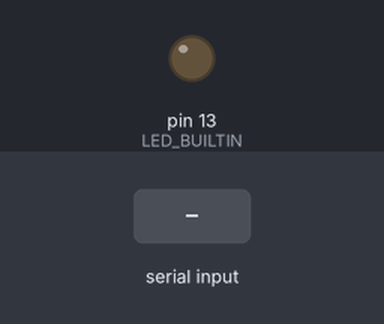
A sketch run on a simulated Arduino Uno, built with avr-gcc and run on an emulated ATmega328P. On the bench: output pins drawn as LEDs (lit = HIGH). The inputs (shaded band) are chosen by the test bench.

Above: at 1.2 s.
1.3 s: byte 30 received over Serial
Timing chart, 0 to 4.3 s (numbered marks = the images above; inputs shaded):
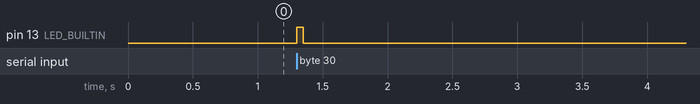

Measured:
- after the input at 1.3 s, pin 13 (LED_BUILTIN): LOW → HIGH at once, → LOW 0.05 s later

The sketch:

serial_simple.ino
```cpp
const byte num_relays         =   8;                          // Number of relays to define static array lengths
byte states[num_relays]       =   {0, 0, 0, 0, 0, 0, 0, 0};   // Relay states as described by Python code
byte num_received             =   0;                          // Number of bytes recived
int relay_pins[num_relays]    =   {2, 3, 4, 5, 6, 7, 8, 9};   // Relay link to Arduino pins


void setup() {
 // make the pins outputs:
  pinMode(LED_BUILTIN, OUTPUT);
  // initialize serial:
  Serial.begin(9600);
  while (!Serial) {
    ; // wait for serial port to connect. Needed for native USB port only
  }
}

void loop() {
 byte read_byte;
 int i = 0;
 while ((Serial.available() > 0)) {
  if (i > (num_relays-1)) {
    digitalWrite(LED_BUILTIN, HIGH);
    delay(2000);
    digitalWrite(LED_BUILTIN, LOW);
    delay(2000);

    serial_flush();
    i = 0;
  }
  else if (i == (num_relays-1)) {
    digitalWrite(LED_BUILTIN, HIGH);
    delay(50);
    digitalWrite(LED_BUILTIN, LOW);
    delay(50);

    read_byte = Serial.read();
    states[i] = read_byte;
    i++;

    Serial.write(states, num_relays);
    serial_flush();
    i = 0;
  }
  else {
    digitalWrite(LED_BUILTIN, HIGH);
    delay(50);
    digitalWrite(LED_BUILTIN, LOW);
    delay(50);

    read_byte = Serial.read();
    states[i] = read_byte;
    i++;
  }
 }
}

void serial_flush(void) {
  while (Serial.available()) Serial.read();
}
```
